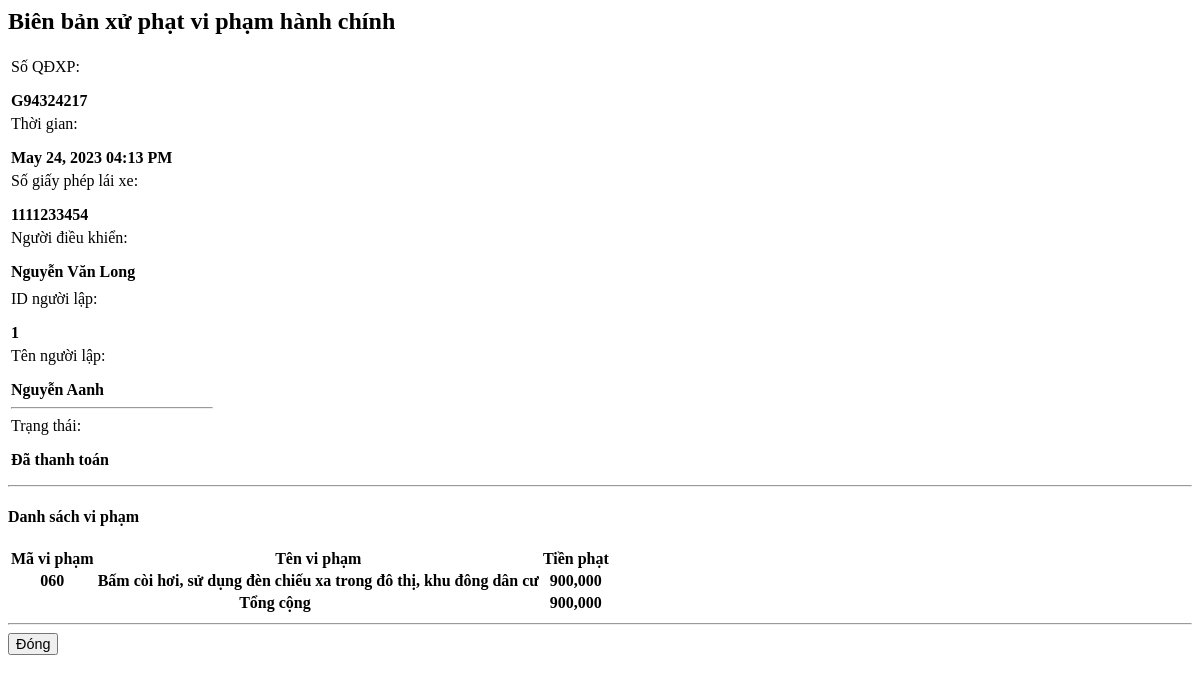
The app's page /violation.php?ticket_no=G94324217 with its own data.
### tables this page shows
CREATE TABLE `violation_items` (
  `driver_violation_id` int(30) NOT NULL,
  `violation_id` int(30) DEFAULT NULL,
  `fine` float NOT NULL,
  `status` tinyint(1) NOT NULL DEFAULT 0 COMMENT '0=pending, 1=paid',
  `date_created` datetime NOT NULL DEFAULT current_timestamp()
);

CREATE TABLE `violations` (
  `id` int(30) NOT NULL,
  `code` varchar(50) NOT NULL,
  `name` text NOT NULL,
  `description` text NOT NULL,
  `min_fine` float NOT NULL,
  `max_fine` float NOT NULL,
  `law_id` int(30) NOT NULL,
  `fine` float NOT NULL,
  `status` tinyint(4) NOT NULL DEFAULT 1 COMMENT '0=Inactive, 1=Active',
  `date_created` datetime NOT NULL DEFAULT current_timestamp(),
  `date_updated` datetime DEFAULT NULL ON UPDATE current_timestamp()
);

### violation.php (the view, shortened to what this page needs)
<?php
require_once('./config.php');
if (isset($_GET['ticket_no'])) {
    $qry2 = $conn->query("SELECT i.*,o.code,o.name from `violation_items` i inner join `violations` o on i.violation_id = o.id inner join `violation_list` vl on i.driver_violation_id = vl.id where vl.ticket_no = '{$_GET['ticket_no']}' ");
    $violation_arr = array();
    if ($qry2->num_rows > 0) {
        while ($row = $qry2->fetch_assoc()) {
            $violation_arr[] = $row;
        }
    }
}
?>
<div class="container-fluid">
    <h2 class="text-center">Biên bản xử phạt vi phạm hành chính</h2>
    <div class="border border-dark px-2 py-2" style="overflow: hidden;" id="print_out">
        <table class="table boder-0">
            <tr class='boder-0'>
                <td width="80%" class='boder-0 align-bottom'>
                    <div class="row">
                        <div class="col-12">
                            <div class="row justify-content-between  w-max-100">
                                <div class="col-6 d-flex w-max-100">
                                    <label class="float-left w-auto whitespace-nowrap">Số QĐXP: </label>
                                    <p class="col-md-auto border-bottom px-2 border-dark w-100"><b><?php echo $ticket_no ?></b></p>
                                </div>
                                <div class="col-6 d-flex w-max-100">
                                    <label class="float-left w-auto whitespace-nowrap">Thời gian: </label>
                                    <p class="col-md-auto border-bottom px-2 border-dark w-100"><b><?php echo date("M d, Y h:i A", strtotime($date_created)) ?></b></p>
                                </div>
                            </div>
                            <div class="d-flex w-max-100">
                                <label class="float-left w-auto whitespace-nowrap">Số giấy phép lái xe:</label>
                                <p class="col-md-auto border-bottom border-dark w-100"><b><?php echo $license_id_no ?></b></p>
                            </div>
                            <div class="d-flex w-max-100">
                                <label class="float-left w-auto whitespace-nowrap">Người điều khiển:</label>
                                <p class="col-md-auto border-bottom border-dark w-100"><b><?php echo $driver ?></b></p>
                            </div>
                        </div>
                    </div>
                </td>
            </tr>
            <tr>
                <td colspan='2'>
                    <div class="d-flex w-max-100">
                        <label class="float-left w-auto whitespace-nowrap">ID người lập:</label>
                        <p class="col-md-auto border-bottom border-dark w-100"><b><?php echo $officer_id ?></b></p>
                    </div>
                    <div class="d-flex w-max-100">
                        <label class="float-left w-auto whitespace-nowrap">Tên người lập:</label>
                        <p class="col-md-auto border-bottom border-dark w-100"><b><?php echo $officer_name ?></b></p>
                    </div>
                    <hr>
                    <div class="d-flex w-max-100">
                        <label class="float-left w-auto whitespace-nowrap">Trạng thái:</label>
                        <p class=" border-bottom border-dark px-4"><b><?php echo ($status == 1) ? "Đã thanh toán" : "Chưa thanh toán" ?></b></p>
                    </div>
                </td>
            </tr>
        </table>
        <hr class='bg-dark border-dark'>
        <h4 class="text-center"><b>Danh sách vi phạm</b></h4>
        <table class='table table-stripped px-4'>
            <thead>
                <tr>
                    <th>Mã vi phạm</th>
                    <th>Tên vi phạm</th>
                    <th class="text-right">Tiền phạt</th>
                </tr>
            </thead>
            <tbody>
                <?php
                foreach ($violation_arr as $row) :
                ?>
                    <tr>
                        <th><?php echo $row['code'] ?></th>
                        <th><?php echo $row['name'] ?></th>
                        <th class='text-right'><?php echo number_format($row['fine']) ?></th>
                    </tr>
                <?php endforeach; ?>
            </tbody>
            <tfoot>
                <tr>
                    <th class='text-center' colspan="2">Tổng cộng</th>
                    <th class="text-right"><?php echo number_format($total_amount) ?></th>
                </tr>
            </tfoot>
        </table>
        <hr class="bg-dark border-dark">
        <div class="w-100 d-flex justify-content-end mb-2">
            <button class="btn btn-danger" data-dismiss="modal" style="font-size: 0.9rem;"><i class="fa fa-times"></i> Đóng</button>
        </div>
    </div>
</div>

### violation.php (style rules this page uses)
p, label { margin-bottom: 5px; }

### records on screen
violation_items: violation.code "060", violation.name "Bấm còi hơi, sử dụng đèn chiếu xa trong đô thị, khu đông dân cư", fine "900,000"

### other values on screen
$ticket_no "G94324217"
date("M d, Y h:i A", strtotime($date_created)) "May 24, 2023 04:13 PM"
$license_id_no "1111233454"
$driver "Nguyễn Văn Long"
$officer_id "1"
$officer_name "Nguyễn Aanh"
$total_amount "900,000"
